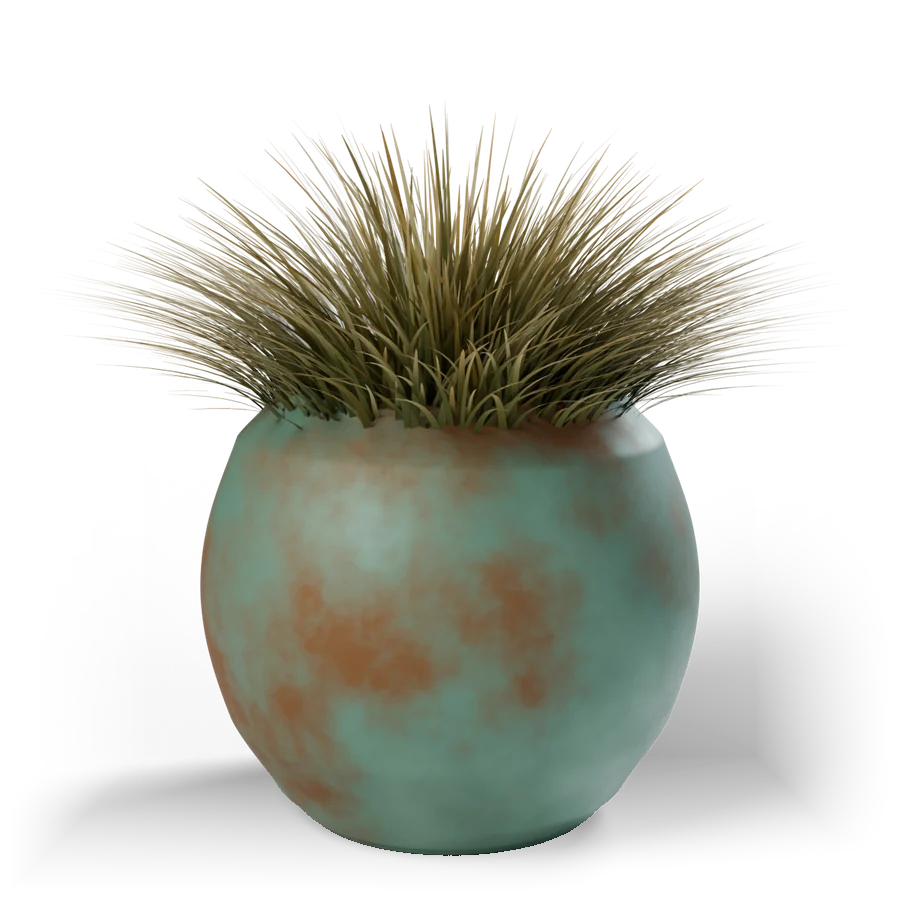
#> input picture assets/products/antique.webp, 900 x 900 px
$ python -i products_publish.py   (imports and definitions only)
#> lines starting #> are read from the running program, lines starting #| are printed output that depends on the picture
#> further down, picture is the input picture: PIL image 900x900 RGBA; mean R, G, B, A 51.5, 51.7, 41.4, 92.3
"""
Publish Blender product shots + surface macros for the website.

  python tools/products_publish.py
    .tmp/products_png/products/<id>.png  -> assets/products/<id>.webp   (900x900, alpha)
    .tmp/products_png/textures/<id>.png  -> assets/textures/<id>.webp   (1920x1080)
"""
import glob, os, sys
from PIL import Image, ImageChops

# [1 line not run here, left out]
ROOT = os.path.dirname(os.path.dirname(os.path.abspath(__file__)))
SRC = os.path.join(ROOT, ".tmp", "products_png")


def feather_shadow(im, edge=.16):
    """The shadow catcher darkens the whole floor -> hard rectangle at the image border.
    Fade only the semi-transparent shadow pixels towards the edges; opaque vessel pixels stay."""
#> called with edge = 0.16
    W, H = im.size
#> W = 900; H = 900
    r, g, b, a = im.split()
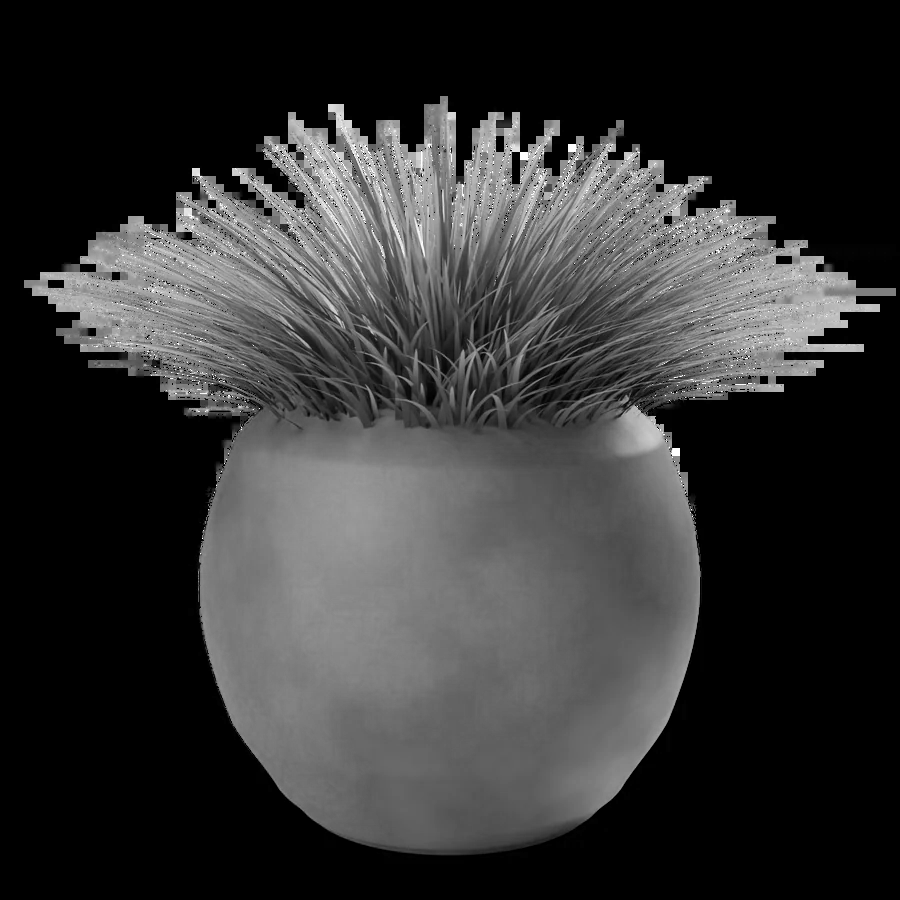
#> r: PIL image 900x900 L; min 0, max 255, mean 51.5
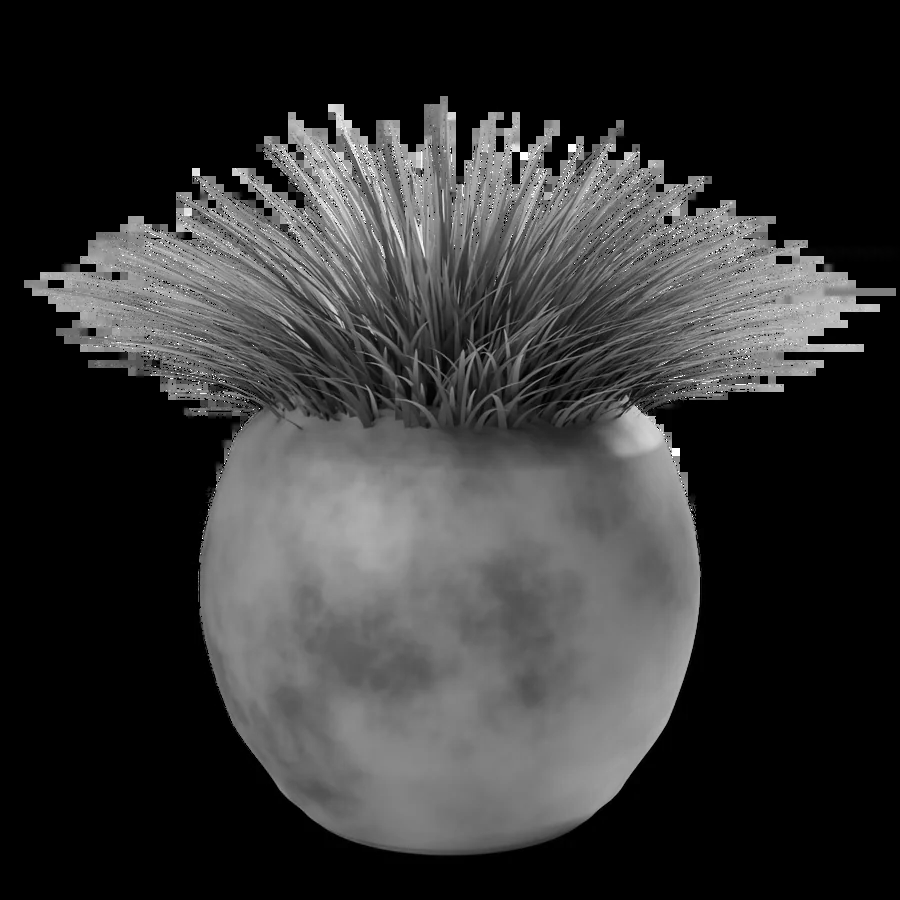
#> g: PIL image 900x900 L; min 0, max 255, mean 51.7
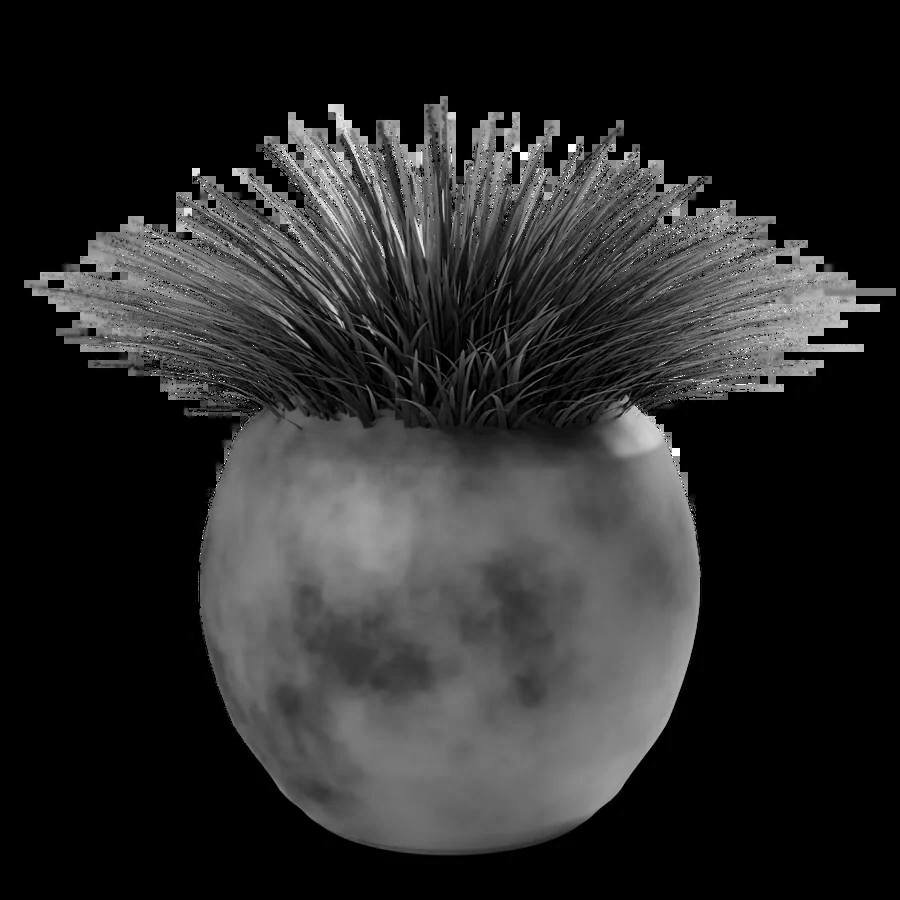
#> b: PIL image 900x900 L; min 0, max 255, mean 41.4
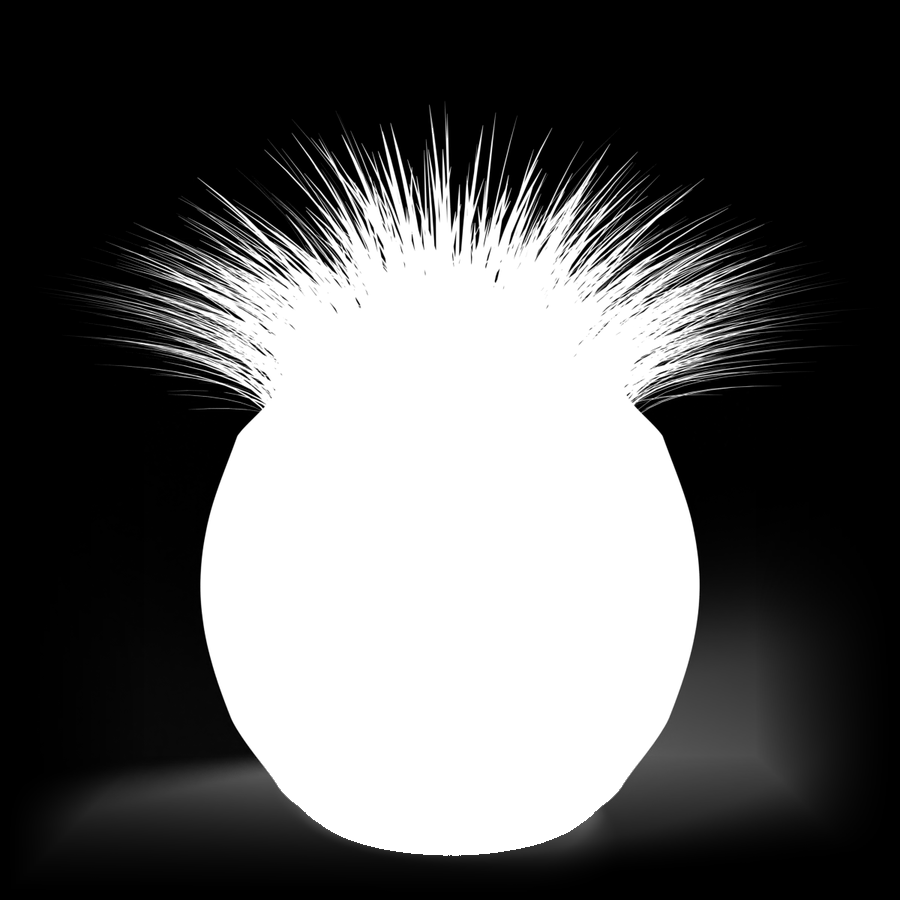
#> a: PIL image 900x900 L; min 0, max 255, mean 92.3
    ex, ey = int(W * edge), int(H * edge)
#> ex = 144; ey = 144
    mask = Image.new("L", (W, H), 0)
#> mask: PIL image 900x900 L; every value is 0
    px = mask.load()
    for y in range(H):
        fy = min(1, y / ey, (H - 1 - y) / ey)
        for x in range(W):
            fx = min(1, x / ex, (W - 1 - x) / ex)
            px[x, y] = int(255 * max(0, min(fx, fy)) ** 1.5)
    faded = ImageChops.multiply(a, mask)
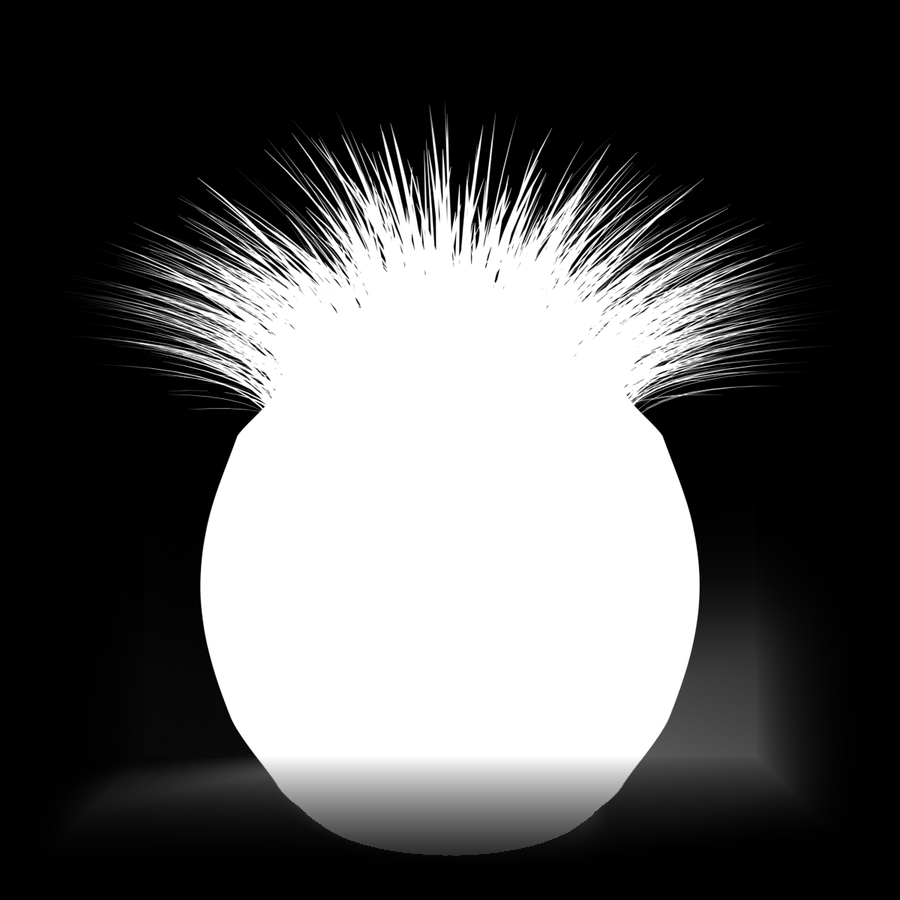
#> faded: PIL image 900x900 L; min 0, max 255, mean 87.2
    a2 = Image.composite(a, faded, a.point(lambda v: 255 if v >= 250 else 0))
    return Image.merge("RGBA", (r, g, b, a2))

# [12 lines not run here, left out]

>>> from PIL import Image
>>> picture = Image.open('../assets/products/antique.webp')
>>> result = feather_shadow(picture)
